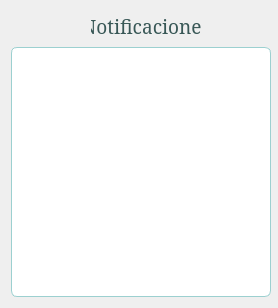
<?xml version="1.0" encoding="UTF-8"?>
<ui version="4.0">
 <class>NotificationView</class>
 <widget class="QWidget" name="NotificationView">
  <property name="geometry">
   <rect>
    <x>0</x>
    <y>0</y>
    <width>278</width>
    <height>308</height>
   </rect>
  </property>
  <property name="minimumSize">
   <size>
    <width>260</width>
    <height>250</height>
   </size>
  </property>
  <property name="maximumSize">
   <size>
    <width>280</width>
    <height>310</height>
   </size>
  </property>
  <property name="windowTitle">
   <string>Form</string>
  </property>
  <property name="styleSheet">
   <string notr="true"> border-radius: 6px;</string>
  </property>
  <layout class="QGridLayout" name="gridLayout">
   <item row="0" column="0">
    <layout class="QVBoxLayout" name="verticalLayout">
     <item>
      <layout class="QHBoxLayout" name="horizontalLayout">
       <item>
        <widget class="QPushButton" name="pushButtonConfig">
         <property name="minimumSize">
          <size>
           <width>24</width>
           <height>24</height>
          </size>
         </property>
         <property name="maximumSize">
          <size>
           <width>24</width>
           <height>24</height>
          </size>
         </property>
         <property name="styleSheet">
          <string notr="true">#pushButtonConfig:hover:!pressed
{
border: 0px solid #0089B2;
image: url(:/icons/Resources/imgs/icons/setDefault/Settings Filled2-16.png);
}
</string>
         </property>
         <property name="icon">
          <iconset resource="../../media.qrc">
           <normaloff>:/icons/Resources/imgs/icons/setDefault/Settings Filled-16.png</normaloff>:/icons/Resources/imgs/icons/setDefault/Settings Filled-16.png</iconset>
         </property>
         <property name="iconSize">
          <size>
           <width>24</width>
           <height>24</height>
          </size>
         </property>
         <property name="flat">
          <bool>true</bool>
         </property>
        </widget>
       </item>
       <item>
        <spacer name="horizontalSpacer_2">
         <property name="orientation">
          <enum>Qt::Horizontal</enum>
         </property>
         <property name="sizeType">
          <enum>QSizePolicy::Minimum</enum>
         </property>
         <property name="sizeHint" stdset="0">
          <size>
           <width>50</width>
           <height>20</height>
          </size>
         </property>
        </spacer>
       </item>
       <item>
        <widget class="QLabel" name="labelTitle">
         <property name="minimumSize">
          <size>
           <width>110</width>
           <height>30</height>
          </size>
         </property>
         <property name="maximumSize">
          <size>
           <width>110</width>
           <height>30</height>
          </size>
         </property>
         <property name="font">
          <font>
           <family>Garamond</family>
           <pointsize>14</pointsize>
          </font>
         </property>
         <property name="styleSheet">
          <string notr="true">color: rgb(56, 87, 86);</string>
         </property>
         <property name="text">
          <string>Notificaciones</string>
         </property>
         <property name="alignment">
          <set>Qt::AlignCenter</set>
         </property>
        </widget>
       </item>
       <item>
        <spacer name="horizontalSpacer">
         <property name="orientation">
          <enum>Qt::Horizontal</enum>
         </property>
         <property name="sizeHint" stdset="0">
          <size>
           <width>40</width>
           <height>20</height>
          </size>
         </property>
        </spacer>
       </item>
      </layout>
     </item>
    </layout>
   </item>
   <item row="1" column="0">
    <widget class="QListWidget" name="listWidget">
     <property name="minimumSize">
      <size>
       <width>260</width>
       <height>250</height>
      </size>
     </property>
     <property name="maximumSize">
      <size>
       <width>260</width>
       <height>250</height>
      </size>
     </property>
     <property name="styleSheet">
      <string notr="true">	background-color: rgb(255, 255, 255);
	border: 1px solid rgb(156, 208, 208);
	border-radius: 6px 
</string>
     </property>
    </widget>
   </item>
  </layout>
 </widget>
 <resources>
  <include location="../../media.qrc"/>
 </resources>
 <connections/>
</ui>
